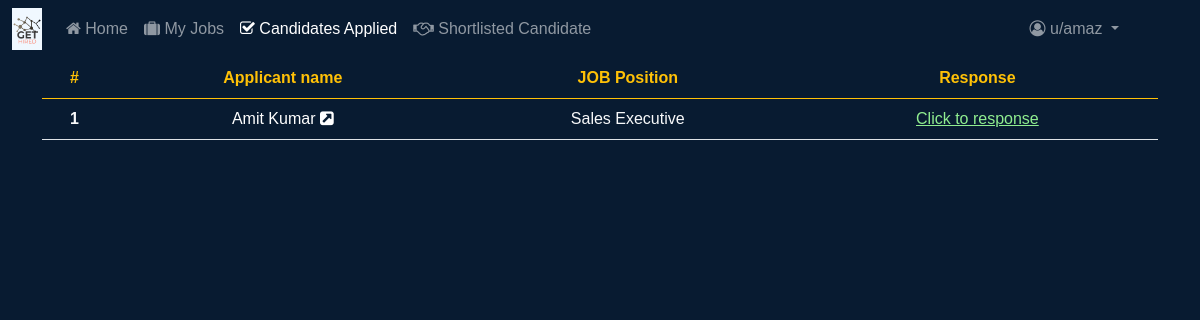
The app's page /EMPLOYER/applied-candidate/ (signed in) with its own data.
### JOB/models.py (models this page shows, shortened)
class APPLICATIONS(models.Model):
    applicant=models.ForeignKey(JOBSEEKER,on_delete=models.CASCADE)
    applicant_job=models.ForeignKey(JOB,on_delete=models.CASCADE)

class JOB(models.Model):
    job_id=models.AutoField(primary_key=True)
    job_title=models.CharField(max_length=100)
    job_desc=models.TextField()
    pub_date=models.DateTimeField(auto_now=True)
    x_req=models.DecimalField(max_digits=5,decimal_places=2)
    xii_req=models.DecimalField(max_digits=5,decimal_places=2)
    grad_req=models.DecimalField(max_digits=5,decimal_places=2)
    employer_name=models.ForeignKey(EMPLOYER,on_delete=models.CASCADE)

### JOBSEEKER/models.py (models this page shows, shortened)
class JOBSEEKER(models.Model):
    user=models.OneToOneField(User,on_delete=models.CASCADE)
    first_name=models.CharField(max_length=50)
    last_name=models.CharField(max_length=50)
    email=models.EmailField(max_length=255)
    dob=models.DateField()
    phone=models.IntegerField()

### EMPLOYER/views.py (the view)
# urls.py: path('applied-candidate/',views.candidateapplied,name="candidates application"),
def candidateapplied(request):
    if request.user.is_authenticated:
        try:
            employer=EMPLOYER.objects.get(user=request.user)
            all_jobs=JOB.objects.filter(employer_name=employer)
            applications=[]
            for job in all_jobs:
                applied=APPLICATIONS.objects.filter(applicant_job=job)
                if len(applied)>0:
                    applications.append(applied)
            param={
                'applications':applications,
            }
            return render(request,'EMPLOYER/applicants.html/',param)
        except Exception as e:
            print(e)
            return redirect('/')
    else:
        return redirect('/')

### templates/EMPLOYER/applicants.html (shortened to what this page needs)
{% extends 'baseE.html' %}
{% block msgactive %}
active
{% endblock msgactive %}
{% block content %}
<div class="container text-light">
{% for application in applications %}
  <table class="table mb-4 text-light text-center">
  <thead class="text-warning">
    <tr>
      <th scope="col">#</th>
      <th scope="col">Applicant name</th>
      <th scope="col">JOB Position</th>
      <th scope="col">Response</th>
    </tr>
  </thead>
{% for applicant in application %}
<tbody>
    <tr >
      <th scope="row">{{forloop.counter}}</th>
      <td><a style='text-decoration:none;color:white;' href="#">{{applicant.applicant.first_name|title}} {{applicant.applicant.last_name|title}} <i class="fa fa-external-link-square" aria-hidden="true"></i></a></td>
      <td>{{applicant.applicant_job.job_title|title}}</td>
      <td>
     <a style='color:lightgreen;' href="/EMPLOYER/receive-response/{{applicant.applicant.user.username}}/{{applicant.applicant_job.job_id}}/">Click to response</a>
      </td>
    </tr>
{% endfor %}
  </tbody>
</table>
{% endfor %}
</div>
{% endblock content %}

### templates/baseE.html (shortened to what this page needs)
<!doctype html>
<html lang="en">
  <head>
       <link href="https://cdn.jsdelivr.net/npm/bootstrap@5.0.0-beta1/dist/css/bootstrap.min.css" rel="stylesheet">
   <link rel="stylesheet" href="https://cdnjs.cloudflare.com/ajax/libs/font-awesome/4.7.0/css/font-awesome.min.css">
     {% load static %}
  <link rel="stylesheet" href="{% static 'css/style.css/' %}">
  </head>
  <body>
<nav class="navbar navbar-expand-lg navbar-dark bg-dark">
  <div class="container-fluid">
    <a class="navbar-brand" href="/">
    <img src="{% static 'images/logo1.png/' %}">
    </a>
    <div class="collapse navbar-collapse" id="navbarSupportedContent">
      <ul class="navbar-nav me-auto mb-2 mb-lg-0">
        <li class="nav-item">
          <a class="nav-link {% block homeactive %}
          {% endblock homeactive %}"  href="/"><i class="fa fa-home" aria-hidden="true"></i> Home</a>
        </li>
        <li class="nav-item">
          <a class="nav-link {% block jobsactive %}
          {% endblock jobsactive %}" href="/EMPLOYER/my-jobs/"><i class="fa fa-suitcase" aria-hidden="true"></i> My Jobs</a>
        </li>
            <li class="nav-item">
          <a class="nav-link {% block msgactive %}
          {% endblock  %}" href="/EMPLOYER/applied-candidate/"><i class="fa fa-check-square-o" aria-hidden="true"></i> Candidates Applied</a>
        </li>
           <li class="nav-item">
          <a class="nav-link {% block empactive %}
          {% endblock  %}" href="/EMPLOYER/shortlisted-candidate/"><i class="fa fa-handshake-o" aria-hidden="true"></i> Shortlisted Candidate</a>
        </li>
   </ul>
    <ul class="navbar-nav ml-2 mb-2 mb-lg-0">
                 <li class="nav-item dropdown  ">
          <a class="nav-link dropdown-toggle" href="#" id="navbarDropdown" role="button" data-bs-toggle="dropdown" aria-expanded="false">
            <i class="fa fa-user-circle-o" aria-hidden="true"></i> u/{{request.user}}
          </a>
        </li>
      </ul>
    </div>
  </div>
</nav>
   {% block content %}
   {% endblock content %}
  </body>
</html>

### JOBSEEKER/static/css/style.css (style rules this page uses)
* { font-family: sans-serif; }
body { background-color: #081b31!important; }
.bg-dark { background-color: #081b31!important; }
.navbar { padding-right:61px; }
.navbar-brand { background-color: aliceblue; }
.navbar-brand img { height: 30px; }

### records on screen
APPLICATIONS: applicant.first_name "Amit", applicant.last_name "Kumar", applicant_job.job_title "Sales Executive"

### other values on screen
{{ request.user }} "amaz"
